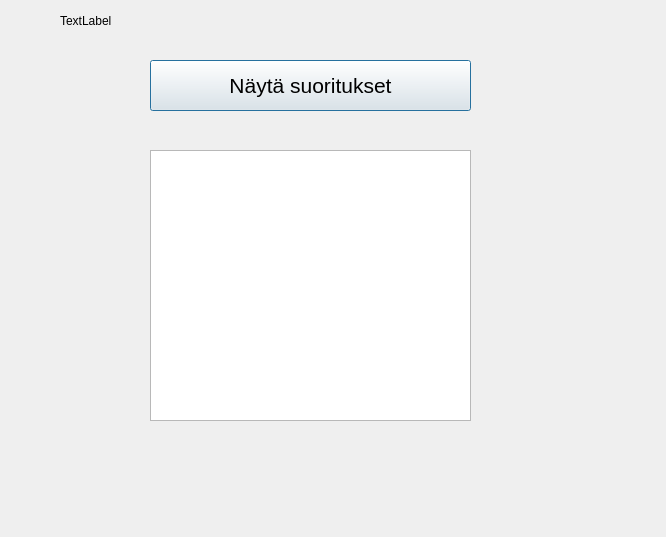
<?xml version="1.0" encoding="UTF-8"?>
<ui version="4.0">
 <class>Grades</class>
 <widget class="QDialog" name="Grades">
  <property name="geometry">
   <rect>
    <x>0</x>
    <y>0</y>
    <width>666</width>
    <height>537</height>
   </rect>
  </property>
  <property name="windowTitle">
   <string>Dialog</string>
  </property>
  <widget class="QPushButton" name="btnShowGrades">
   <property name="geometry">
    <rect>
     <x>150</x>
     <y>60</y>
     <width>321</width>
     <height>51</height>
    </rect>
   </property>
   <property name="font">
    <font>
     <pointsize>16</pointsize>
    </font>
   </property>
   <property name="text">
    <string>Näytä suoritukset</string>
   </property>
  </widget>
  <widget class="QTextEdit" name="textGrades">
   <property name="geometry">
    <rect>
     <x>150</x>
     <y>150</y>
     <width>321</width>
     <height>271</height>
    </rect>
   </property>
  </widget>
  <widget class="QLabel" name="labelUsername">
   <property name="geometry">
    <rect>
     <x>60</x>
     <y>10</y>
     <width>111</width>
     <height>21</height>
    </rect>
   </property>
   <property name="text">
    <string>TextLabel</string>
   </property>
  </widget>
 </widget>
 <resources/>
 <connections/>
</ui>
